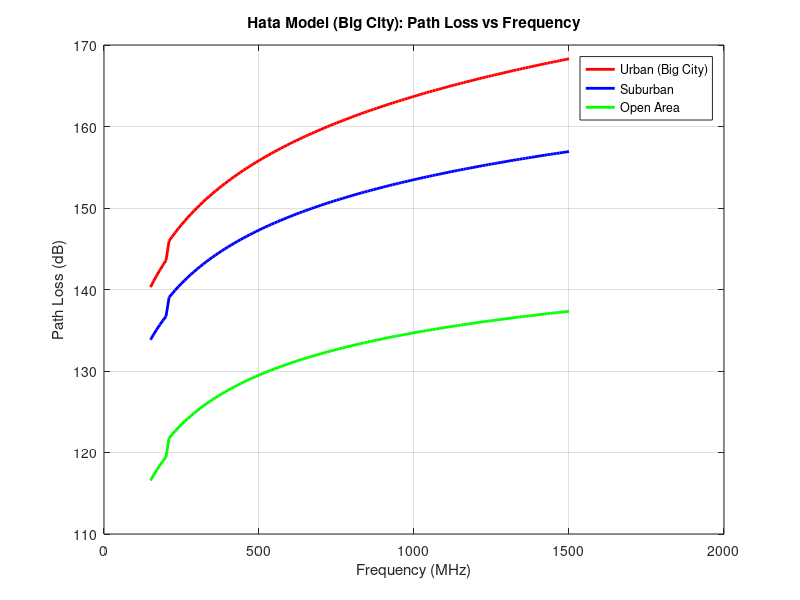
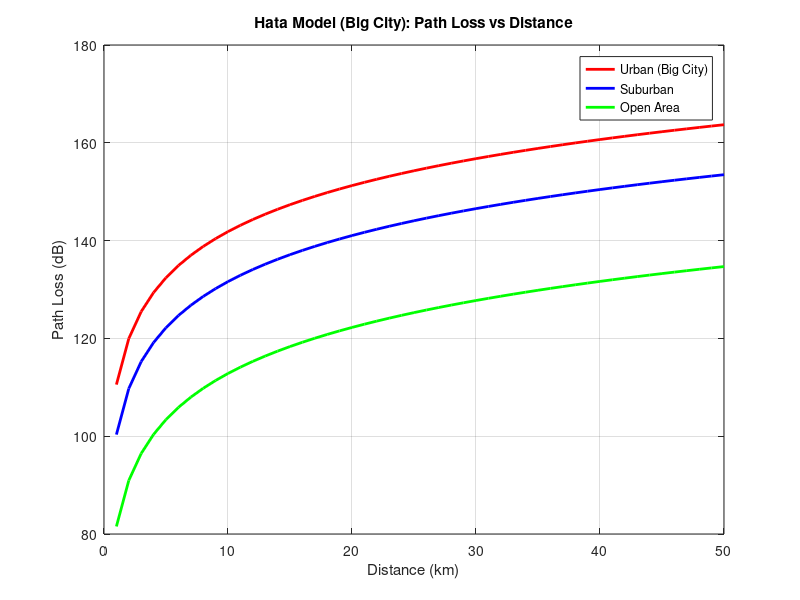

Reproduce these figures in MATLAB, in order.
clc;
clear;
close all;
% -------------------- Fixed Parameters --------------------
fc_fixed = 1000; % Frequency (MHz)
hte = 120; % Tx antenna height (m)
hre = 10; % Rx antenna height (m)
d_fixed = 50; % Distance (km)
% -------------------- Big City a(hre) for fixed frequency --------------------
if (fc_fixed >= 150 && fc_fixed <= 200)
    a_hre = 8.29*(log10(1.54*hre))^2 - 1.1;
else
    a_hre = 3.2*(log10(11.75*hre))^2 - 4.97;
end
% -------------------- Path Loss (Fixed Values) --------------------
L_urban_val = 69.55 + 26.16*log10(fc_fixed) - 13.82*log10(hte) - a_hre + (44.9 - 6.55*log10(hte))*log10(d_fixed);
L_suburban_val = L_urban_val - 2*(log10(fc_fixed/28))^2 - 5.4;
L_open_val = L_urban_val - 4.78*(log10(fc_fixed))^2 + 18.33*log10(fc_fixed) - 40.98;
fprintf('\n===== HATA MODEL PATH LOSS VALUES (BIG CITY) =====\n');
fprintf('Frequency = %d MHz\n', fc_fixed);
fprintf('Distance = %d km\n', d_fixed);
fprintf('Tx antenna height = %d m\n', hte);
fprintf('Rx antenna height = %d m\n\n', hre);
fprintf('Urban (Big City) = %.2f dB\n', L_urban_val);
fprintf('Suburban Path Loss = %.2f dB\n', L_suburban_val);
fprintf('Open Area Path Loss = %.2f dB\n', L_open_val);
% -------------------- Path Loss vs Frequency --------------------
f = 150:10:1500;
a_hre_f = zeros(size(f));
idx_150_200 = (f >= 150 & f <= 200);
idx_200_1500 = (f > 200 & f <= 1500);
a_hre_f(idx_150_200) = 8.29*(log10(1.54*hre))^2 - 1.1;
a_hre_f(idx_200_1500) = 3.2*(log10(11.75*hre))^2 - 4.97;
L_urban_f = 69.55 + 26.16*log10(f) - 13.82*log10(hte) - a_hre_f + (44.9 - 6.55*log10(hte))*log10(d_fixed);
L_suburban_f = L_urban_f - 2*(log10(f/28)).^2 - 5.4;
L_open_f = L_urban_f - 4.78*(log10(f)).^2 + 18.33*log10(f) - 40.98;
figure;
plot(f, L_urban_f, 'r', 'LineWidth', 2); hold on;
plot(f, L_suburban_f, 'b', 'LineWidth', 2);
plot(f, L_open_f, 'g', 'LineWidth', 2);
grid on;
xlabel('Frequency (MHz)');
ylabel('Path Loss (dB)');
title('Hata Model (Big City): Path Loss vs Frequency');
legend('Urban (Big City)', 'Suburban', 'Open Area');
% -------------------- Path Loss vs Distance --------------------
d = 1:1:50;
L_urban_d = 69.55 + 26.16*log10(fc_fixed) - 13.82*log10(hte) - a_hre + (44.9 - 6.55*log10(hte))*log10(d);
L_suburban_d = L_urban_d - 2*(log10(fc_fixed/28))^2 - 5.4;
L_open_d = L_urban_d - 4.78*(log10(fc_fixed))^2 + 18.33*log10(fc_fixed) - 40.98;
figure;
plot(d, L_urban_d, 'r', 'LineWidth', 2); hold on;
plot(d, L_suburban_d, 'b', 'LineWidth', 2);
plot(d, L_open_d, 'g', 'LineWidth', 2);
grid on;
xlabel('Distance (km)');
ylabel('Path Loss (dB)');
title('Hata Model (Big City): Path Loss vs Distance');
legend('Urban (Big City)', 'Suburban', 'Open Area');
